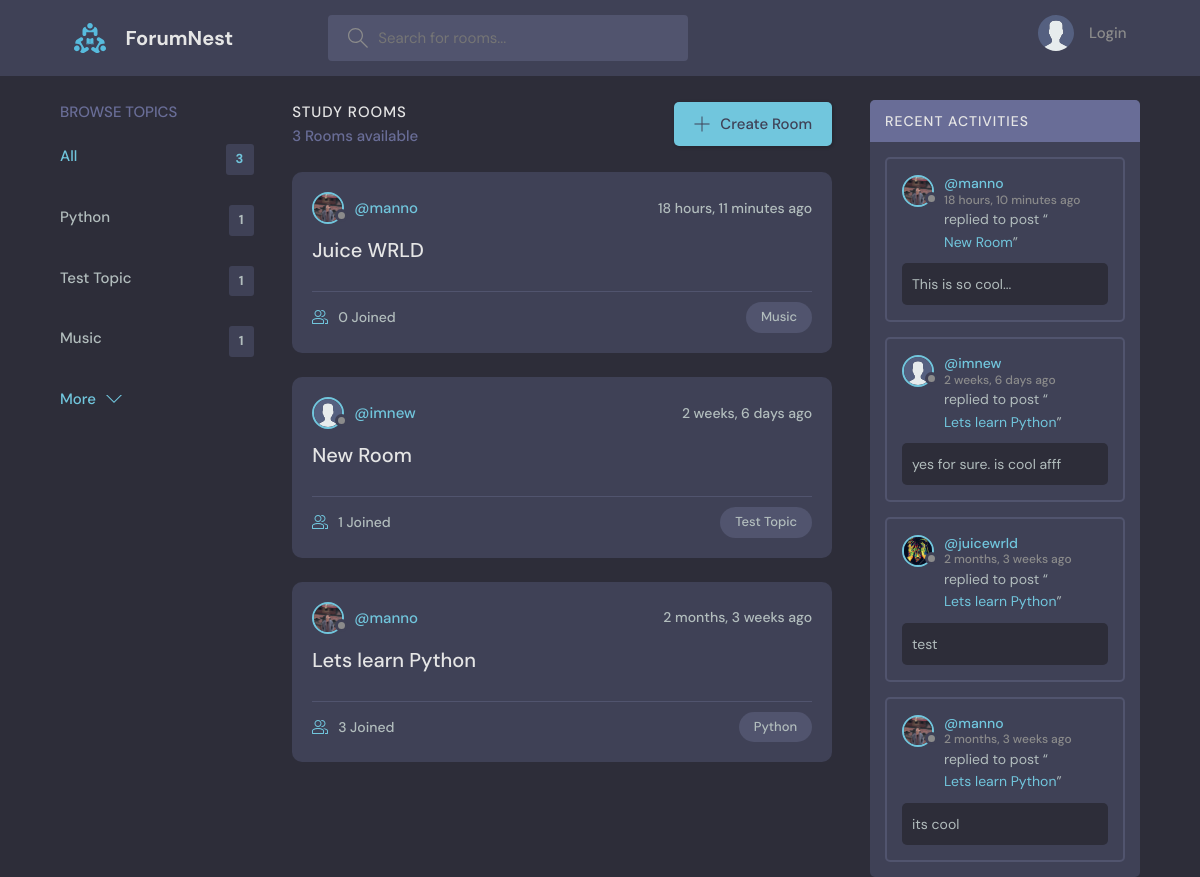
The page / on the database its author committed.
### base/models.py (models this page shows, shortened)
class Topic(models.Model):
    name = models.CharField(max_length=200)

class Room(models.Model):
    host = models.ForeignKey(User, on_delete=models.SET_NULL, null=True)
    topic = models.ForeignKey(Topic, on_delete=models.SET_NULL, null=True)
    name = models.CharField(max_length=200)
    description = models.TextField(null=True, blank=True)
    participants = models.ManyToManyField(User, related_name='participants', blank=True)
    updated = models.DateTimeField(auto_now=True)
    created = models.DateTimeField(auto_now_add=True)
    class Meta:
        ordering = ['-updated','-created'] #order into ascending order
    def __str__(self):
        return self.name

class User(AbstractUser):
    name = models.CharField(max_length=200, null=True)
    email= models.EmailField(unique=True, null=True)
    bio = models.TextField(null=True)
    avatar = models.ImageField(null=True, default="avatar.svg")
    USERNAME_FIELD = 'email'
    REQUIRED_FIELDS = []

class Message(models.Model):
    user = models.ForeignKey(User, on_delete=models.CASCADE) #user - many messgae, message - one user
    room = models.ForeignKey(Room, on_delete=models.CASCADE)
    body = models.TextField()
    updated = models.DateTimeField(auto_now=True)
    created = models.DateTimeField(auto_now_add=True)
    class Meta:
        ordering = ['-updated','-created'] #order into ascending order

### base/views.py (the view)
# urls.py: 2. Add a URL to urlpatterns:  path('', views.home, name='home')
def home(request):
    q = request.GET.get('q') if request.GET.get('q') != None else ''
    rooms = Room.objects.filter(
        Q(topic__name__icontains=q) |
        Q(name__icontains=q) |
        Q(description__icontains=q)
        )
    topics = Topic.objects.all()[0:5]
    room_count = rooms.count()
    room_messages = Message.objects.filter(
        Q(room__topic__name__icontains=q)
    )
    context = {'rooms':rooms, 'topics':topics, 'room_count':room_count, 'room_messages':room_messages}
    return render(request, "base/home.html", context)

### base/templates/base/home.html (shortened to what this page needs)
{% extends 'main.html' %}
{% block content %}
<main class="layout layout--3">
  <div class="container">
    {% include 'base/topics_component.html' %}
    <div class="roomList">
      <div class="roomList__header">
        <div>
          <h2>Study Rooms</h2>
          <p>{{room_count}} Rooms available</p>
        </div>
        <a class="btn btn--main" href="{% url 'create-room' %}">
          <svg version="1.1" xmlns="http://www.w3.org/2000/svg" width="32" height="32" viewBox="0 0 32 32">
            <title>add</title>
            <path
              d="M16.943 0.943h-1.885v14.115h-14.115v1.885h14.115v14.115h1.885v-14.115h14.115v-1.885h-14.115v-14.115z">
            </path>
          </svg>
          Create Room
        </a>
      </div>
      {% include 'base/feed_component.html' %}
    </div>
    {% include 'base/activity_component.html' %}
  </div>
</main>
{% endblock %}

### base/templates/base/topics_component.html
<div class="topics">
    <div class="topics__header">
      <h2>Browse Topics</h2>
    </div>
    <ul class="topics__list">
      <li>
        <a href="{% url 'home' %}" class="active">All <span>{{topics.count}}</span></a>
      </li>
    {%for topic in topics%}
        <li>
            <a href="{%url 'home' %}?q={{topic.name}}">{{topic.name}} <span>{{topic.room_set.all.count}}</span></a>
        </li>
    {%endfor%}
    </ul>
    <a class="btn btn--link" href="{% url 'topics' %}">
      More
      <svg version="1.1" xmlns="http://www.w3.org/2000/svg" width="32" height="32" viewBox="0 0 32 32">
        <title>chevron-down</title>
        <path d="M16 21l-13-13h-3l16 16 16-16h-3l-13 13z"></path>
      </svg>
    </a>
  </div>

### base/templates/base/feed_component.html (shortened to what this page needs)
{% for room in rooms %}
<div class="roomListRoom">
    <div class="roomListRoom__header">
        <a href="{% url 'user-profile' room.host.id %}" class="roomListRoom__author">
            <div class="avatar avatar--small">
                <img src="{{room.host.avatar.url}}" />
            </div>
            <span>@{{room.host.username}}</span>
        </a>
        <div class="roomListRoom__actions">
            <span>{{room.created|timesince}} ago</span>
        </div>
    </div>
    <div class="roomListRoom__content">
        <a href="{% url 'room' room.id %}">{{room.name}}</a>
    </div>
    <div class="roomListRoom__meta">
        <a href="{% url 'room' room.id %}" class="roomListRoom__joined">
            {{room.participants.all.count}} Joined
        </a>
        <p class="roomListRoom__topic">{{room.topic.name}}</p>
    </div>
</div>
{% endfor %}

### base/templates/base/activity_component.html (shortened to what this page needs)
<div class="activities">
    <div class="activities__header">
        <h2>Recent Activities</h2>
    </div>
    {% for message in room_messages %}
    <div class="activities__box">
        <div class="activities__boxHeader roomListRoom__header">
            <a href="{% url 'user-profile' message.user.id %}" class="roomListRoom__author">
                <div class="avatar avatar--small">
                    <img src="{{message.user.avatar.url}}" />
                </div>
                <p>
                    @{{message.user.username}}
                    <span>{{message.created|timesince}} ago</span>
                </p>
            </a>
        </div>
        <div class="activities__boxContent">
            <p>replied to post “<a href="{% url 'room' message.room.id %}">{{message.room}}</a>”</p>
            <div class="activities__boxRoomContent">{{message.body}}</div>
        </div>
    </div>
    {% endfor %}
</div>

### rows shown on the page
Topic: name "Python", room_set.all.count "1"
Topic: name "Test Topic", room_set.all.count "1"
Topic: name "Music", room_set.all.count "1"
Room: host.avatar (picture), host.username "manno", created "18 hours, 11 minutes", name "Juice WRLD", participants.all.count "0", topic.name "Music"
Room: host.avatar (placeholder picture), host.username "imnew", created "2 weeks, 6 days", name "New Room", participants.all.count "1", topic.name "Test Topic"
Room: host.avatar (picture), host.username "manno", created "2 months, 3 weeks", name "Lets learn Python", participants.all.count "3", topic.name "Python"
Message: user.avatar (picture), user.username "manno", created "18 hours, 10 minutes", room "New Room", body "This is so cool..."
Message: user.avatar (placeholder picture), user.username "imnew", created "2 weeks, 6 days", room "Lets learn Python", body "yes for sure. is cool afff"
Message: user.avatar (picture), user.username "juicewrld", created "2 months, 3 weeks", room "Lets learn Python", body "test"
Message: user.avatar (picture), user.username "manno", created "2 months, 3 weeks", room "Lets learn Python", body "its cool"

### other values the page prints
{{ topics.count }} "3"
{{ room_count }} "3"
